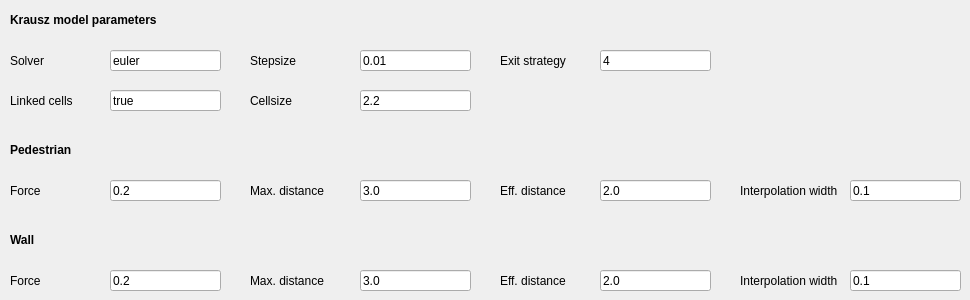
   <widget class="QWidget" name="tab_model_krausz">
    <attribute name="title">
     <string>Model Krausz</string>
    </attribute>
    <widget class="QLabel" name="label_model_krausz_03">
     <property name="geometry">
      <rect>
       <x>500</x>
       <y>50</y>
       <width>91</width>
       <height>21</height>
      </rect>
     </property>
     <property name="text">
      <string>Exit strategy</string>
     </property>
    </widget>
    <widget class="QLineEdit" name="lineEdit_model_krausz_02">
     <property name="geometry">
      <rect>
       <x>360</x>
       <y>50</y>
       <width>111</width>
       <height>21</height>
      </rect>
     </property>
     <property name="text">
      <string>0.01</string>
     </property>
    </widget>
    <widget class="QLineEdit" name="lineEdit_model_krausz_01">
     <property name="geometry">
      <rect>
       <x>110</x>
       <y>50</y>
       <width>111</width>
       <height>21</height>
      </rect>
     </property>
     <property name="text">
      <string>euler</string>
     </property>
    </widget>
    <widget class="QLineEdit" name="lineEdit_model_krausz_12">
     <property name="geometry">
      <rect>
       <x>600</x>
       <y>270</y>
       <width>111</width>
       <height>21</height>
      </rect>
     </property>
     <property name="text">
      <string>2.0</string>
     </property>
    </widget>
    <widget class="QLabel" name="label_model_krausz_b">
     <property name="geometry">
      <rect>
       <x>10</x>
       <y>140</y>
       <width>141</width>
       <height>21</height>
      </rect>
     </property>
     <property name="text">
      <string>&lt;html&gt;&lt;head/&gt;&lt;body&gt;&lt;p&gt;&lt;span style=&quot; font-weight:600;&quot;&gt;Pedestrian&lt;/span&gt;&lt;/p&gt;&lt;/body&gt;&lt;/html&gt;</string>
     </property>
    </widget>
    <widget class="QLineEdit" name="lineEdit_model_krausz_06">
     <property name="geometry">
      <rect>
       <x>110</x>
       <y>180</y>
       <width>111</width>
       <height>21</height>
      </rect>
     </property>
     <property name="text">
      <string>0.2</string>
     </property>
    </widget>
    <widget class="QLineEdit" name="lineEdit_model_krausz_03">
     <property name="geometry">
      <rect>
       <x>600</x>
       <y>50</y>
       <width>111</width>
       <height>21</height>
      </rect>
     </property>
     <property name="text">
      <string>4</string>
     </property>
    </widget>
    <widget class="QLabel" name="label_model_krausz_02">
     <property name="geometry">
      <rect>
       <x>250</x>
       <y>50</y>
       <width>101</width>
       <height>21</height>
      </rect>
     </property>
     <property name="text">
      <string>Stepsize</string>
     </property>
    </widget>
    <widget class="QLabel" name="label_model_krausz_12">
     <property name="geometry">
      <rect>
       <x>500</x>
       <y>270</y>
       <width>91</width>
       <height>21</height>
      </rect>
     </property>
     <property name="text">
      <string>Eff. distance</string>
     </property>
    </widget>
    <widget class="QLabel" name="label_model_krausz_08">
     <property name="geometry">
      <rect>
       <x>500</x>
       <y>180</y>
       <width>91</width>
       <height>21</height>
      </rect>
     </property>
     <property name="text">
      <string>Eff. distance</string>
     </property>
    </widget>
    <widget class="QLabel" name="label_model_krausz_04">
     <property name="geometry">
      <rect>
       <x>10</x>
       <y>90</y>
       <width>91</width>
       <height>21</height>
      </rect>
     </property>
     <property name="text">
      <string>Linked cells</string>
     </property>
    </widget>
    <widget class="QLineEdit" name="lineEdit_model_krausz_13">
     <property name="geometry">
      <rect>
       <x>850</x>
       <y>270</y>
       <width>111</width>
       <height>21</height>
      </rect>
     </property>
     <property name="text">
      <string>0.1</string>
     </property>
    </widget>
    <widget class="QLabel" name="label_model_krausz_06">
     <property name="geometry">
      <rect>
       <x>10</x>
       <y>180</y>
       <width>91</width>
       <height>21</height>
      </rect>
     </property>
     <property name="text">
      <string>Force</string>
     </property>
    </widget>
    <widget class="QLineEdit" name="lineEdit_model_krausz_09">
     <property name="geometry">
      <rect>
       <x>850</x>
       <y>180</y>
       <width>111</width>
       <height>21</height>
      </rect>
     </property>
     <property name="text">
      <string>0.1</string>
     </property>
    </widget>
    <widget class="QLabel" name="label_model_krausz_09">
     <property name="geometry">
      <rect>
       <x>740</x>
       <y>180</y>
       <width>101</width>
       <height>21</height>
      </rect>
     </property>
     <property name="text">
      <string>Interpolation width</string>
     </property>
    </widget>
    <widget class="QLineEdit" name="lineEdit_model_krausz_11">
     <property name="geometry">
      <rect>
       <x>360</x>
       <y>270</y>
       <width>111</width>
       <height>21</height>
      </rect>
     </property>
     <property name="text">
      <string>3.0</string>
     </property>
    </widget>
    <widget class="QLineEdit" name="lineEdit_model_krausz_04">
     <property name="geometry">
      <rect>
       <x>110</x>
       <y>90</y>
       <width>111</width>
       <height>21</height>
      </rect>
     </property>
     <property name="text">
      <string>true</string>
     </property>
    </widget>
    <widget class="QLineEdit" name="lineEdit_model_krausz_05">
     <property name="geometry">
      <rect>
       <x>360</x>
       <y>90</y>
       <width>111</width>
       <height>21</height>
      </rect>
     </property>
     <property name="text">
      <string>2.2</string>
     </property>
    </widget>
    <widget class="QLabel" name="label_model_krausz_11">
     <property name="geometry">
      <rect>
       <x>250</x>
       <y>270</y>
       <width>101</width>
       <height>21</height>
      </rect>
     </property>
     <property name="text">
      <string>Max. distance</string>
     </property>
    </widget>
    <widget class="QLineEdit" name="lineEdit_model_krausz_10">
     <property name="geometry">
      <rect>
       <x>110</x>
       <y>270</y>
       <width>111</width>
       <height>21</height>
      </rect>
     </property>
     <property name="text">
      <string>0.2</string>
     </property>
    </widget>
    <widget class="QLabel" name="label_model_krausz_a">
     <property name="geometry">
      <rect>
       <x>10</x>
       <y>10</y>
       <width>211</width>
       <height>21</height>
      </rect>
     </property>
     <property name="text">
      <string>&lt;html&gt;&lt;head/&gt;&lt;body&gt;&lt;p&gt;&lt;span style=&quot; font-weight:600;&quot;&gt;Krausz model parameters&lt;/span&gt;&lt;/p&gt;&lt;/body&gt;&lt;/html&gt;</string>
     </property>
    </widget>
    <widget class="QLineEdit" name="lineEdit_model_krausz_08">
     <property name="geometry">
      <rect>
       <x>600</x>
       <y>180</y>
       <width>111</width>
       <height>21</height>
      </rect>
     </property>
     <property name="text">
      <string>2.0</string>
     </property>
    </widget>
    <widget class="QLabel" name="label_model_krausz_c">
     <property name="geometry">
      <rect>
       <x>10</x>
       <y>230</y>
       <width>141</width>
       <height>21</height>
      </rect>
     </property>
     <property name="text">
      <string>&lt;html&gt;&lt;head/&gt;&lt;body&gt;&lt;p&gt;&lt;span style=&quot; font-weight:600;&quot;&gt;Wall&lt;/span&gt;&lt;/p&gt;&lt;/body&gt;&lt;/html&gt;</string>
     </property>
    </widget>
    <widget class="QLabel" name="label_model_krausz_05">
     <property name="geometry">
      <rect>
       <x>250</x>
       <y>90</y>
       <width>101</width>
       <height>21</height>
      </rect>
     </property>
     <property name="text">
      <string>Cellsize</string>
     </property>
    </widget>
    <widget class="QLabel" name="label_model_krausz_07">
     <property name="geometry">
      <rect>
       <x>250</x>
       <y>180</y>
       <width>101</width>
       <height>21</height>
      </rect>
     </property>
     <property name="text">
      <string>Max. distance</string>
     </property>
    </widget>
    <widget class="QLabel" name="label_model_krausz_01">
     <property name="geometry">
      <rect>
       <x>10</x>
       <y>50</y>
       <width>91</width>
       <height>21</height>
      </rect>
     </property>
     <property name="text">
      <string>Solver</string>
     </property>
    </widget>
    <widget class="QLabel" name="label_model_krausz_10">
     <property name="geometry">
      <rect>
       <x>10</x>
       <y>270</y>
       <width>91</width>
       <height>21</height>
      </rect>
     </property>
     <property name="text">
      <string>Force</string>
     </property>
    </widget>
    <widget class="QLineEdit" name="lineEdit_model_krausz_07">
     <property name="geometry">
      <rect>
       <x>360</x>
       <y>180</y>
       <width>111</width>
       <height>21</height>
      </rect>
     </property>
     <property name="text">
      <string>3.0</string>
     </property>
    </widget>
    <widget class="QLabel" name="label_model_krausz_13">
     <property name="geometry">
      <rect>
       <x>740</x>
       <y>270</y>
       <width>101</width>
       <height>21</height>
      </rect>
     </property>
     <property name="text">
      <string>Interpolation width</string>
     </property>
    </widget>
   </widget>
